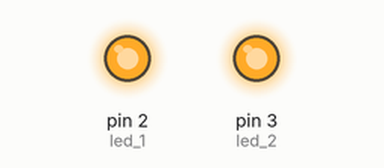
This sketch was run on a simulated Arduino Uno, built with avr-gcc and run on an emulated ATmega328P. Shown: output pins drawn as LEDs (lit = HIGH). What the sketch prints to the serial monitor is not drawn.

Above: at 0.1 s.
Timing chart, 0 to 1.6 s (numbered marks = the images above):
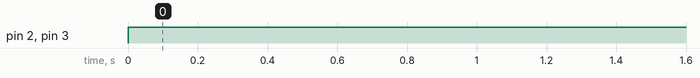

Measured:
- by itself, pin 2 (led_1), pin 3 (led_2): LOW → HIGH at 0.00 s

The sketch:

freeRTOSDubleBlink.ino
```cpp
#include <Arduino_FreeRTOS.h>

#define led_1 2
#define led_2 3

int blinks_1, blinks_2;

void setup() {
  Serial.begin(9600);

  pinMode(led_1, OUTPUT);
  pinMode(led_2, OUTPUT);

  xTaskCreate(
    xTaskLed_1,
    "xTaskLed_1",
    200,
    NULL,
    1,
    NULL
  );

  xTaskCreate(
    xTaskLed_2,
    "xTaskLed_2",
    200,
    NULL,
    1,
    NULL
  );

}

void loop() {}

void xTaskLed_1(void *pvParameters){
  digitalWrite(led_1, !digitalRead(led_1));
  if(digitalRead(led_1) == HIGH){
    blinks_1++;
    Serial.print("PISCADAS LED 1: "); Serial.println(blinks_1);
  }
}

void xTaskLed_2(void *pvParameters){
  digitalWrite(led_2, !digitalRead(led_2));
  if(digitalRead(led_2) == HIGH){
    blinks_1++;
    Serial.print("PISCADAS LED 2: "); Serial.println(blinks_2);
  }
}
```
